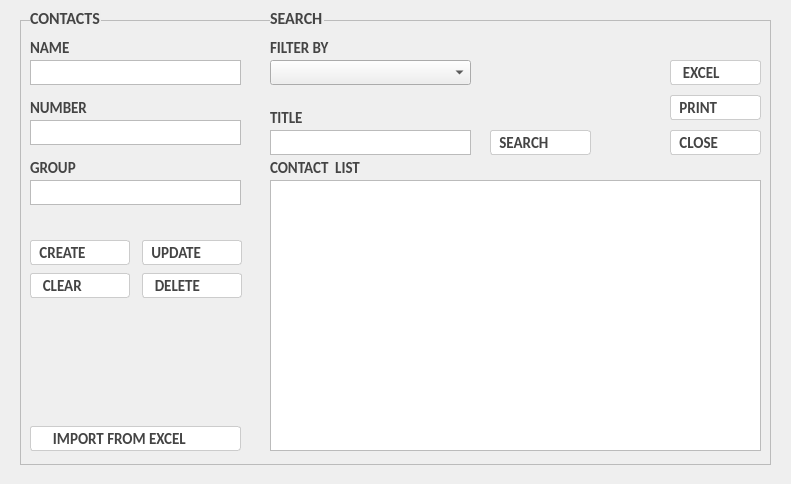
<?xml version="1.0" encoding="UTF-8"?>
<ui version="4.0">
 <class>Dialog</class>
 <widget class="QDialog" name="Dialog">
  <property name="geometry">
   <rect>
    <x>0</x>
    <y>0</y>
    <width>791</width>
    <height>484</height>
   </rect>
  </property>
  <property name="windowTitle">
   <string>Dialog</string>
  </property>
  <property name="styleSheet">
   <string notr="true">QLineEdit,QTextEdit,QTableView{
border:1px solid #bbb;
}
QLineEdit:focus,QTextEdit:focus{
border:1px solid #94a8ff;
}

QLabel{
	color:#444;
}</string>
  </property>
  <widget class="QWidget" name="verticalWidget" native="true">
   <property name="geometry">
    <rect>
     <x>20</x>
     <y>20</y>
     <width>751</width>
     <height>445</height>
    </rect>
   </property>
   <property name="styleSheet">
    <string notr="true">border:1px solid #bbb;</string>
   </property>
   <layout class="QHBoxLayout" name="horizontalLayout"/>
  </widget>
  <widget class="QLabel" name="label_6">
   <property name="geometry">
    <rect>
     <x>270</x>
     <y>160</y>
     <width>101</width>
     <height>16</height>
    </rect>
   </property>
   <property name="font">
    <font>
     <family>Calibri</family>
     <pointsize>11</pointsize>
     <weight>75</weight>
     <bold>true</bold>
    </font>
   </property>
   <property name="text">
    <string>CONTACT  LIST</string>
   </property>
  </widget>
  <widget class="QPushButton" name="pushButton_5">
   <property name="geometry">
    <rect>
     <x>670</x>
     <y>60</y>
     <width>91</width>
     <height>25</height>
    </rect>
   </property>
   <property name="font">
    <font>
     <family>Calibri</family>
     <pointsize>11</pointsize>
     <weight>75</weight>
     <bold>true</bold>
    </font>
   </property>
   <property name="styleSheet">
    <string notr="true">QPushButton{
	color:#444;
	background-color: #fff;
	border: 1px solid #ccc;
	border-radius: 3px;
	text-align:left;
	padding:0 5px;
}

QPushButton:hover{
	border-color: #94a8ff;
}
QPushButton:pressed{
	border: 1.5px solid #94a8ff;
	background-color: rgb(221, 233, 255);
}
</string>
   </property>
   <property name="text">
    <string>  EXCEL</string>
   </property>
  </widget>
  <widget class="QLabel" name="label_3">
   <property name="geometry">
    <rect>
     <x>270</x>
     <y>110</y>
     <width>51</width>
     <height>16</height>
    </rect>
   </property>
   <property name="font">
    <font>
     <family>Calibri</family>
     <pointsize>11</pointsize>
     <weight>75</weight>
     <bold>true</bold>
    </font>
   </property>
   <property name="text">
    <string>TITLE</string>
   </property>
  </widget>
  <widget class="QLabel" name="label">
   <property name="geometry">
    <rect>
     <x>30</x>
     <y>40</y>
     <width>51</width>
     <height>16</height>
    </rect>
   </property>
   <property name="font">
    <font>
     <family>Calibri</family>
     <pointsize>11</pointsize>
     <weight>75</weight>
     <bold>true</bold>
    </font>
   </property>
   <property name="text">
    <string>NAME</string>
   </property>
  </widget>
  <widget class="QPushButton" name="pushButton">
   <property name="geometry">
    <rect>
     <x>30</x>
     <y>240</y>
     <width>100</width>
     <height>25</height>
    </rect>
   </property>
   <property name="font">
    <font>
     <family>Calibri</family>
     <pointsize>11</pointsize>
     <weight>75</weight>
     <bold>true</bold>
    </font>
   </property>
   <property name="styleSheet">
    <string notr="true">QPushButton{
	color:#444;
	background-color: #fff;
	border: 1px solid #ccc;
	border-radius: 3px;
	text-align:left;
	padding:0 5px;
}

QPushButton:hover{
	border-color: #94a8ff;
}
QPushButton:pressed{
	border: 1.5px solid #94a8ff;
	background-color: rgb(221, 233, 255);
}
</string>
   </property>
   <property name="text">
    <string> CREATE</string>
   </property>
  </widget>
  <widget class="QPushButton" name="pushButton_2">
   <property name="geometry">
    <rect>
     <x>142</x>
     <y>240</y>
     <width>100</width>
     <height>25</height>
    </rect>
   </property>
   <property name="font">
    <font>
     <family>Calibri</family>
     <pointsize>11</pointsize>
     <weight>75</weight>
     <bold>true</bold>
    </font>
   </property>
   <property name="styleSheet">
    <string notr="true">QPushButton{
	color:#444;
	background-color: #fff;
	border: 1px solid #ccc;
	border-radius: 3px;
	text-align:left;
	padding:0 5px;
}

QPushButton:hover{
	border-color: #94a8ff;
}
QPushButton:pressed{
	border: 1.5px solid #94a8ff;
	background-color: rgb(221, 233, 255);
}
</string>
   </property>
   <property name="text">
    <string> UPDATE</string>
   </property>
  </widget>
  <widget class="QPushButton" name="pushButton_6">
   <property name="geometry">
    <rect>
     <x>670</x>
     <y>130</y>
     <width>91</width>
     <height>25</height>
    </rect>
   </property>
   <property name="font">
    <font>
     <family>Calibri</family>
     <pointsize>11</pointsize>
     <weight>75</weight>
     <bold>true</bold>
    </font>
   </property>
   <property name="styleSheet">
    <string notr="true">QPushButton{
	color:#444;
	background-color: #fff;
	border: 1px solid #ccc;
	border-radius: 3px;
	text-align:left;
	padding:0 5px;
}

QPushButton:hover{
	border-color: #94a8ff;
}
QPushButton:pressed{
	border: 1.5px solid #94a8ff;
	background-color: rgb(221, 233, 255);
}
</string>
   </property>
   <property name="text">
    <string> CLOSE</string>
   </property>
  </widget>
  <widget class="QLabel" name="label_4">
   <property name="geometry">
    <rect>
     <x>30</x>
     <y>10</y>
     <width>71</width>
     <height>16</height>
    </rect>
   </property>
   <property name="font">
    <font>
     <family>Calibri</family>
     <pointsize>12</pointsize>
     <weight>75</weight>
     <bold>true</bold>
    </font>
   </property>
   <property name="styleSheet">
    <string notr="true">background-color:#eee;</string>
   </property>
   <property name="text">
    <string>CONTACTS</string>
   </property>
  </widget>
  <widget class="QLineEdit" name="lineEdit">
   <property name="geometry">
    <rect>
     <x>30</x>
     <y>60</y>
     <width>211</width>
     <height>25</height>
    </rect>
   </property>
  </widget>
  <widget class="QPushButton" name="pushButton_4">
   <property name="geometry">
    <rect>
     <x>490</x>
     <y>130</y>
     <width>101</width>
     <height>25</height>
    </rect>
   </property>
   <property name="font">
    <font>
     <family>Calibri</family>
     <pointsize>11</pointsize>
     <weight>75</weight>
     <bold>true</bold>
    </font>
   </property>
   <property name="styleSheet">
    <string notr="true">QPushButton{
	color:#444;
	background-color: #fff;
	border: 1px solid #ccc;
	border-radius: 3px;
	text-align:left;
	padding:0 5px;
}

QPushButton:hover{
	border-color: #94a8ff;
}
QPushButton:pressed{
	border: 1.5px solid #94a8ff;
	background-color: rgb(221, 233, 255);
}
</string>
   </property>
   <property name="text">
    <string> SEARCH</string>
   </property>
  </widget>
  <widget class="QPushButton" name="pushButton_3">
   <property name="geometry">
    <rect>
     <x>142</x>
     <y>273</y>
     <width>100</width>
     <height>25</height>
    </rect>
   </property>
   <property name="font">
    <font>
     <family>Calibri</family>
     <pointsize>11</pointsize>
     <weight>75</weight>
     <bold>true</bold>
    </font>
   </property>
   <property name="styleSheet">
    <string notr="true">QPushButton{
	color:#444;
	background-color: #fff;
	border: 1px solid #ccc;
	border-radius: 3px;
	text-align:left;
	padding:0 5px;
}

QPushButton:hover{
	border-color: #94a8ff;
}
QPushButton:pressed{
	border: 1.5px solid #94a8ff;
	background-color: rgb(221, 233, 255);
}
</string>
   </property>
   <property name="text">
    <string>  DELETE</string>
   </property>
  </widget>
  <widget class="QLabel" name="label_5">
   <property name="geometry">
    <rect>
     <x>270</x>
     <y>10</y>
     <width>54</width>
     <height>16</height>
    </rect>
   </property>
   <property name="font">
    <font>
     <family>Calibri</family>
     <pointsize>12</pointsize>
     <weight>75</weight>
     <bold>true</bold>
    </font>
   </property>
   <property name="styleSheet">
    <string notr="true">background-color:#eee;</string>
   </property>
   <property name="text">
    <string>SEARCH</string>
   </property>
  </widget>
  <widget class="QLabel" name="label_2">
   <property name="geometry">
    <rect>
     <x>30</x>
     <y>100</y>
     <width>61</width>
     <height>16</height>
    </rect>
   </property>
   <property name="font">
    <font>
     <family>Calibri</family>
     <pointsize>11</pointsize>
     <weight>75</weight>
     <bold>true</bold>
    </font>
   </property>
   <property name="text">
    <string>NUMBER</string>
   </property>
  </widget>
  <widget class="QLineEdit" name="lineEdit_2">
   <property name="geometry">
    <rect>
     <x>270</x>
     <y>130</y>
     <width>201</width>
     <height>25</height>
    </rect>
   </property>
  </widget>
  <widget class="QTableView" name="tableView">
   <property name="geometry">
    <rect>
     <x>270</x>
     <y>180</y>
     <width>491</width>
     <height>271</height>
    </rect>
   </property>
   <property name="font">
    <font>
     <family>Calibri</family>
     <pointsize>10</pointsize>
    </font>
   </property>
   <attribute name="verticalHeaderVisible">
    <bool>false</bool>
   </attribute>
  </widget>
  <widget class="QPushButton" name="pushButton_7">
   <property name="geometry">
    <rect>
     <x>30</x>
     <y>273</y>
     <width>100</width>
     <height>25</height>
    </rect>
   </property>
   <property name="font">
    <font>
     <family>Calibri</family>
     <pointsize>11</pointsize>
     <weight>75</weight>
     <bold>true</bold>
    </font>
   </property>
   <property name="styleSheet">
    <string notr="true">QPushButton{
	color:#444;
	background-color: #fff;
	border: 1px solid #ccc;
	border-radius: 3px;
	text-align:left;
	padding:0 5px;
}

QPushButton:hover{
	border-color: #94a8ff;
}
QPushButton:pressed{
	border: 1.5px solid #94a8ff;
	background-color: rgb(221, 233, 255);
}
</string>
   </property>
   <property name="text">
    <string>  CLEAR</string>
   </property>
  </widget>
  <widget class="QLineEdit" name="lineEdit_4">
   <property name="geometry">
    <rect>
     <x>30</x>
     <y>180</y>
     <width>211</width>
     <height>25</height>
    </rect>
   </property>
  </widget>
  <widget class="QLineEdit" name="lineEdit_3">
   <property name="geometry">
    <rect>
     <x>30</x>
     <y>120</y>
     <width>211</width>
     <height>25</height>
    </rect>
   </property>
  </widget>
  <widget class="QLabel" name="label_7">
   <property name="geometry">
    <rect>
     <x>30</x>
     <y>160</y>
     <width>61</width>
     <height>16</height>
    </rect>
   </property>
   <property name="font">
    <font>
     <family>Calibri</family>
     <pointsize>11</pointsize>
     <weight>75</weight>
     <bold>true</bold>
    </font>
   </property>
   <property name="text">
    <string>GROUP</string>
   </property>
  </widget>
  <widget class="QLabel" name="label_8">
   <property name="geometry">
    <rect>
     <x>270</x>
     <y>40</y>
     <width>71</width>
     <height>16</height>
    </rect>
   </property>
   <property name="font">
    <font>
     <family>Calibri</family>
     <pointsize>11</pointsize>
     <weight>75</weight>
     <bold>true</bold>
    </font>
   </property>
   <property name="text">
    <string>FILTER BY</string>
   </property>
  </widget>
  <widget class="QComboBox" name="comboBox">
   <property name="geometry">
    <rect>
     <x>270</x>
     <y>60</y>
     <width>201</width>
     <height>25</height>
    </rect>
   </property>
   <property name="font">
    <font>
     <family>Calibri</family>
     <pointsize>11</pointsize>
    </font>
   </property>
  </widget>
  <widget class="QPushButton" name="pushButton_8">
   <property name="geometry">
    <rect>
     <x>670</x>
     <y>95</y>
     <width>91</width>
     <height>25</height>
    </rect>
   </property>
   <property name="font">
    <font>
     <family>Calibri</family>
     <pointsize>11</pointsize>
     <weight>75</weight>
     <bold>true</bold>
    </font>
   </property>
   <property name="styleSheet">
    <string notr="true">QPushButton{
	color:#444;
	background-color: #fff;
	border: 1px solid #ccc;
	border-radius: 3px;
	text-align:left;
	padding:0 5px;
}

QPushButton:hover{
	border-color: #94a8ff;
}
QPushButton:pressed{
	border: 1.5px solid #94a8ff;
	background-color: rgb(221, 233, 255);
}
</string>
   </property>
   <property name="text">
    <string> PRINT</string>
   </property>
  </widget>
  <widget class="QPushButton" name="pushButton_9">
   <property name="geometry">
    <rect>
     <x>30</x>
     <y>426</y>
     <width>211</width>
     <height>25</height>
    </rect>
   </property>
   <property name="font">
    <font>
     <family>Calibri</family>
     <pointsize>11</pointsize>
     <weight>75</weight>
     <bold>true</bold>
    </font>
   </property>
   <property name="styleSheet">
    <string notr="true">QPushButton{
	color:#444;
	background-color: #fff;
	border: 1px solid #ccc;
	border-radius: 3px;
	text-align:left;
	padding:0 5px;
}

QPushButton:hover{
	border-color: #94a8ff;
}
QPushButton:pressed{
	border: 1.5px solid #94a8ff;
	background-color: rgb(221, 233, 255);
}
</string>
   </property>
   <property name="text">
    <string>     IMPORT FROM EXCEL</string>
   </property>
  </widget>
 </widget>
 <resources/>
 <connections/>
</ui>
